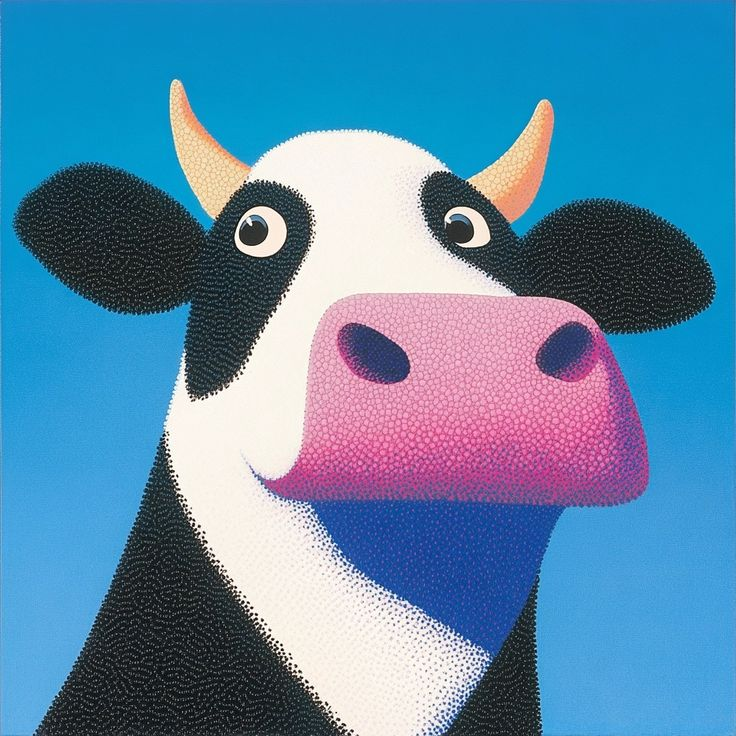
%> input picture img/cow.png, 736 x 736 px; its folder holds only this picture in this run
$ octave main.m   (GNU Octave 9; MATLAB toolbox functions it lacks are replaced by stand-ins)
%> lines starting %> are read from the running program, lines starting %| are printed output that depends on the picture
### preprocesamiento.m
function [imagenes_procesadas, archivos] = preprocesamiento()
    carpeta_imagenes = 'img/';
    archivos = dir([carpeta_imagenes '*.png']);
    num_imagenes = length(archivos);
    imagenes_procesadas = cell(num_imagenes, 1);
    tam_estandar = [256, 256]; % tamaño estándar para redimensionar las imágenes

    for i = 1:num_imagenes
        img_original = imread([carpeta_imagenes archivos(i).name]);
%> img_original is the input picture: size 736x736x3 uint8; mean R, G, B 88.5, 136.6, 170.9
        img_redim = imresize(img_original, tam_estandar);
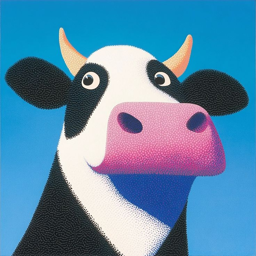
%> img_redim: size 256x256x3 uint8; mean R, G, B 88.5, 136.6, 170.9
        img_hsv = rgb2hsv(img_redim);
%> img_hsv: size 256x256x3 double; mean H, S, V 0.526, 0.547, 0.701
        imagenes_procesadas{i} = img_hsv;

        % mostrar histograma hsv por cada imagen
        figure;
        subplot(2,2,1);
        imshow(img_hsv);
        xlabel('Imagen HSV');
        subplot(2,2,2);
        imhist(img_hsv(:,:,1));
        xlabel('Canal Hue');
        subplot(2,2,3);
        imhist(img_hsv(:,:,2));
        xlabel('Canal Saturation');
        subplot(2,2,4);
        imhist(img_hsv(:,:,3));
        xlabel('Canal Value');
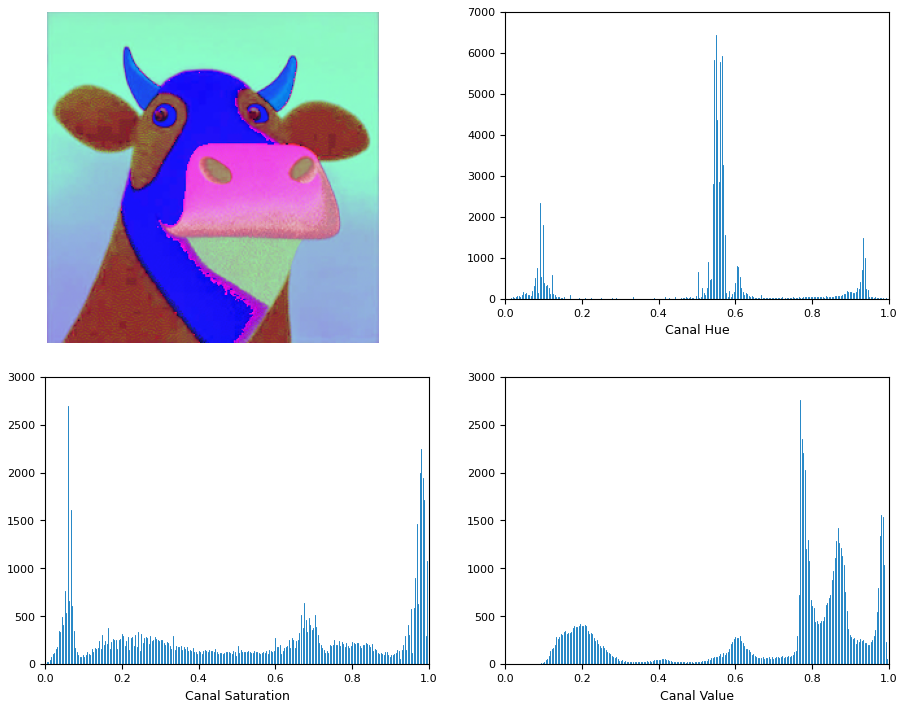
%> figure redrawn from the program's plot data, 4 panels

        fprintf('Imagen %d/%d procesada: %s\n', i, num_imagenes, archivos(i).name);
    end
    disp('Preprocesamiento completado.');
end

### color_dominante.m
function [colores_dominantes, histogramas, indices_orden] = color_dominante(imagenes_procesadas)
%paso 2: functión para determinar el color dominante de las imágenes procesadas

num_imagenes = length(imagenes_procesadas);
colores_dominantes = zeros(num_imagenes, 1);
histogramas = cell(num_imagenes, 1);
num_bins = 64; % número de divisiones para el histograma

for i = 1:num_imagenes
    % extraer componente hue
    hue = imagenes_procesadas{i}(:,:,1);

    % calcular histograma
    histograma = histcounts(hue(:), linspace(0, 1, num_bins+1));
    histogramas{i} = histograma;
    %
    figure;
    bar(linspace(0, 1, num_bins), histograma, 'FaceColor', 'm');
    title(sprintf('Histograma de Hue - Imagen %d', i));
    xlabel('Valor Hue (0 a 1)');
    ylabel('Frecuencia');
    %
    if max(histograma) == histograma(1) && sum(histograma > 0) < 3
        colores_dominantes(i) = NaN;
    else
        % encontrar pico (color dominante)
        [~, idx] = max(histograma);
        colores_dominantes(i) = (idx-1)/num_bins;
    end

    % mostrar progreso
    fprintf('Color dominante imagen %d: %.2f\n', i, colores_dominantes(i));
end

% ordenar las imágenes por color dominante
[colores_ordenados, indices_orden] = sort(colores_dominantes);

disp('Color dominante calculado para todas las imágenes.');
end

### grafo_similitud.m
function [grupos, matriz_adyacencia] = grafo_similitud(colores_dominantes, umbral, imagenes_procesadas)
    %paso 3: función para construir el grafo de similitud y encontrar grupos de imágenes
    if nargin < 3
        imagenes_procesadas = [];
    end

    num_imagenes = length(colores_dominantes);
    matriz_adyacencia = zeros(num_imagenes);

    % construir matriz de adyacencia
    for i = 1:num_imagenes
        for j = i+1:num_imagenes
            diferencia = abs(colores_dominantes(i) - colores_dominantes(j));
            if diferencia < umbral
                matriz_adyacencia(i,j) = 1;
                matriz_adyacencia(j,i) = 1;
            end
        end
    end

    % bfs para encontrar componentes conectados
    visitado = zeros(num_imagenes, 1);
    grupos = {};
    id_grupo = 0;

    for i = 1:num_imagenes
        if ~visitado(i)
            id_grupo = id_grupo + 1;
            cola = i;
            visitado(i) = 1;
            grupos{id_grupo} = i;

            while ~isempty(cola)
                actual = cola(1);
                cola(1) = [];

                vecinos = find(matriz_adyacencia(actual, :) == 1);
                for v = vecinos
                    if ~visitado(v)
                        visitado(v) = 1;
                        grupos{id_grupo} = [grupos{id_grupo}, v];
                        cola = [cola, v];
                    end
                end
            end
        end
    end

    % añadir encabezados con nombres de colores a cada grupo
    for g = 1:length(grupos)
        % calcular el color promedio del grupo
        color_promedio = mean(colores_dominantes(grupos{g}));

        % convertir valor numérico a nombre de color
        nombre_color = obtener_nombre_color(color_promedio);

        % mostrar información del grupo
        disp(['Grupo ' num2str(g) ': ' nombre_color ' - Contiene ' num2str(length(grupos{g})) ' imágenes']);
    end

    disp(['Se formaron ' num2str(id_grupo) ' grupos de imágenes similares.']);

    % visualizar los grupos con gráficos si hay imágenes disponibles
    if ~isempty(imagenes_procesadas)
        visualizar_grupos(grupos, colores_dominantes, imagenes_procesadas);
    end
end

function nombre = obtener_nombre_color(valor_hue)
    if valor_hue < 0.05 || valor_hue >= 0.95
        nombre = 'Rojo';
    elseif valor_hue < 0.10
        nombre = 'Rojo-Naranja';
    elseif valor_hue < 0.16
        nombre = 'Naranja';
    elseif valor_hue < 0.25
        nombre = 'Amarillo';
    elseif valor_hue < 0.35
        nombre = 'Verde-Limón';
    elseif valor_hue < 0.45
        nombre = 'Verde';
    elseif valor_hue < 0.55
        nombre = 'Verde-Azulado';
    elseif valor_hue < 0.65
        nombre = 'Azul-Celeste';
    elseif valor_hue < 0.75
        nombre = 'Azul';
    elseif valor_hue < 0.85
        nombre = 'Azul-Violeta';
    elseif valor_hue < 0.95
        nombre = 'Violeta';
    end
end

function visualizar_grupos(grupos, colores_dominantes, imagenes_procesadas)
    % función para visualizar los grupos de imágenes
    num_grupos = length(grupos);

    % calcular distribución de figuras (filas y columnas)
    filas = ceil(sqrt(num_grupos));
    cols = ceil(num_grupos/filas);

    figure('Name', 'Grupos de Imágenes por Similitud de Color', 'Position', [100, 100, 1000, 800]);

    for g = 1:num_grupos
        subplot(filas, cols, g);

        % bbtener imágenes del grupo
        indices = grupos{g};
        num_imgs = length(indices);

        % calcular distribución para este grupo
        tam_panel = ceil(sqrt(num_imgs));

        % crear mosaico de imágenes
        montaje = zeros(tam_panel*64, tam_panel*64, 3);

        for i = 1:num_imgs
            if i <= tam_panel*tam_panel
                idx = indices(i);
                img = imagenes_procesadas{idx};

                % redimensionar imagen para el mosaico
                img_resized = imresize(img, [64 64]);

                % calcular posición en el mosaico
                row = floor((i-1)/tam_panel);
                col = mod(i-1, tam_panel);

                % colocar imagen en el mosaico
                montaje(row*64+1:(row+1)*64, col*64+1:(col+1)*64, :) = img_resized;
            end
        end

        % mostrar el mosaico
        imshow(montaje);

        % obtener nombre del color del grupo
        color_promedio = mean(colores_dominantes(indices));
        nombre_color = obtener_nombre_color(color_promedio);

        % añadir título
        title(['Grupo ' num2str(g) ': ' nombre_color ' (' num2str(num_imgs) ' imágenes)']);
    end
end

### optimizacion.m
function [colores_optimizados, hist_acumulativos] = optimizacion(imagenes_procesadas, histogramas)
%paso 4: función para optimizar histogramas acumulativos

num_imagenes = length(imagenes_procesadas);
colores_optimizados = zeros(num_imagenes, 1);

hist_acumulativos = containers.Map('KeyType', 'char', 'ValueType', 'any');
% crear un histograma acumulativo global
hist_acumulativo_global = zeros(size(histogramas{1}));
umbral_similitud = 0.9; % para considerar histogramas similares

for i = 1:num_imagenes
    % buscar histograma similar existente
    claves = keys(hist_acumulativos);
    encontrado = false;

    for k = 1:length(claves)
        hist_almacenado = hist_acumulativos(claves{k});
        correlacion = corrcoef(histogramas{i}, hist_almacenado);

        if correlacion(1,2) > umbral_similitud
            % usar el histograma existente
            [~, idx] = max(hist_almacenado);
            colores_optimizados(i) = (idx-1)/length(histogramas{i});
            encontrado = true;
            % Acumular histograma en el global
            hist_acumulativo_global = hist_acumulativo_global + histogramas{i};
            break;
        end
    end

    if ~encontrado
        % calcular y almacenar nuevo histograma
        hue = imagenes_procesadas{i}(:,:,1);
        hist_nuevo = histcounts(hue(:), linspace(0, 1, length(histogramas{i})+1));
        clave = ['hist_' num2str(i)];
        hist_acumulativos(clave) = hist_nuevo;

        % Acumular en el histograma global
        hist_acumulativo_global = hist_acumulativo_global + hist_nuevo;

        % determinar color dominante
        [~, idx] = max(hist_nuevo);
        colores_optimizados(i) = (idx-1)/length(hist_nuevo);
    end
end

% almacenar el histograma acumulativo global
hist_acumulativos('acumulativo_global') = hist_acumulativo_global;

disp('Optimización con histogramas acumulativos completada.');
end

### visualizacion.m
function visualizacion(imagenes_procesadas, indices_orden, grupos, archivos)
% paso 5: función para mostrar los resultados de análisis
num_imagenes = length(imagenes_procesadas);

%figura 1: imgs ordenadas por color dominante
figure('Name', 'Imágenes ordenadas por color dominante', 'NumberTitle', 'off');
set(gcf, 'Position', [100, 100, 1200, 800]);

num_mostrar = min(12, num_imagenes);
for i = 1:num_mostrar
    subplot(3, 4, i);
    img_idx = indices_orden(i);
    img_rgb = hsv2rgb(imagenes_procesadas{img_idx});
    imshow(img_rgb);
    title(sprintf('%s\nColor: %.2f', archivos(img_idx).name, ...
        mean(imagenes_procesadas{img_idx}(:,:,1), 'all')));
end

%figura 2: imgs agrupadas por similitud
figure('Name', 'Grupos de imágenes similares', 'NumberTitle', 'off');
set(gcf, 'Position', [100, 100, 1200, 600]);

num_grupos_mostrar = min(3, length(grupos));
for g = 1:num_grupos_mostrar
    subplot(num_grupos_mostrar, 1, g);
    grupo_actual = grupos{g};
    num_img_grupo = min(5, length(grupo_actual));

    %mosaico horizontal de imágenes del grupo
    mosaico = [];
    for j = 1:num_img_grupo
        img_rgb = hsv2rgb(imagenes_procesadas{grupo_actual(j)});
        if isempty(mosaico)
            mosaico = img_rgb;
        else
            mosaico = [mosaico, ones(size(img_rgb,1), 10, 3), img_rgb];
        end
    end

    imshow(mosaico);
    title(sprintf('Grupo %d - %d imágenes', g, length(grupo_actual)));
end

if ~exist('resultados', 'dir')
    mkdir('resultados');
end

for g = 1:length(grupos)
    grupo_dir = sprintf('resultados/grupo_%02d', g);
    if ~exist(grupo_dir, 'dir')
        mkdir(grupo_dir);
    end

    for idx = grupos{g}
        img_rgb = hsv2rgb(imagenes_procesadas{idx});
        imwrite(img_rgb, fullfile(grupo_dir, archivos(idx).name));
    end
end

disp('Resultados guardados en carpeta "resultados".');
end

### main.m
clc; clear; close all;
% paso 1: script principal que ejecuta todo el flujo de trabajo

% cargar y preprocesar las imágenes
[imagenes_procesadas, archivos] = preprocesamiento();
%> imagenes_procesadas = 1 item; archivos = {bytes 992138, isdir false, datenum 0}

% determinar el color dominante de las imágenes
[colores_dominantes, histogramas, indices_orden] = color_dominante(imagenes_procesadas);
%> in color_dominante, `num_imagenes = length(imagenes_procesadas);`: num_imagenes = 1
%> in color_dominante, `histogramas = cell(num_imagenes, 1);`: histogramas = {[]}
%> the loop in color_dominante, `for i = 1:num_imagenes` made 1 pass
%> idx on pass 1: 36
%> (printed output is left out)
%> pass 1, in color_dominante, `hue = imagenes_procesadas{i}(:,:,1);`:
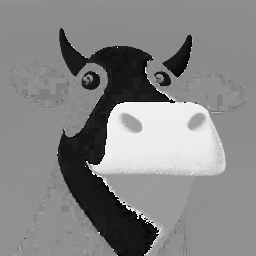
%> hue: size 256x256 double; min 0, max 0.994, mean 0.526
%> after the loop in color_dominante, `for i = 1:num_imagenes`: histogramas = 1 item
%> in color_dominante, `[colores_ordenados, indices_orden] = sort(colores_dominantes);`: colores_ordenados = 0.547; indices_orden = 1
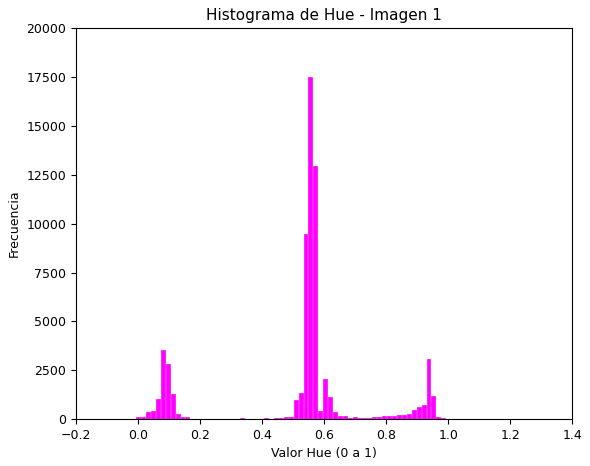
%> figure redrawn from the program's plot data; tallest bar 17502 high, from x = 0.549 to 0.562
%> colores_dominantes = 0.547; histogramas = 1 item; indices_orden = 1

% crear un grafo de similitud entre las imágenes
umbral_similitud = 0.1; % se puede ajustar
[grupos, matriz_adyacencia] = grafo_similitud(colores_dominantes, umbral_similitud, imagenes_procesadas);
%> the loop in grafo_similitud, `for i = 1:num_imagenes` made 1 pass
%> the loop in grafo_similitud, `for i = 1:num_imagenes` made 1 pass
%> id_grupo on pass 1: 1
%> after the loop in grafo_similitud, `for i = 1:num_imagenes`: grupos = {1}
%> the loop in grafo_similitud, `for g = 1:length(grupos)` made 1 pass
%> (color_promedio, nombre in obtener_nombre_color, nombre_color) on pass 1: (0.547, 'Verde-Azulado', 'Verde-Azulado')
%> (printed output is left out)
%| Se formaron 1 grupos de imágenes similares.
%> in visualizar_grupos, `num_grupos = length(grupos);`: num_grupos = 1
%> the loop in visualizar_grupos, `for g = 1:num_grupos` made 1 pass
%> (indices, num_imgs, tam_panel, color_promedio, nombre in obtener_nombre_color, nombre_color) on pass 1: (1, 1, 1, 0.547, 'Verde-Azulado', 'Verde-Azulado')
%> pass 1, in visualizar_grupos, `imshow(montaje);`:
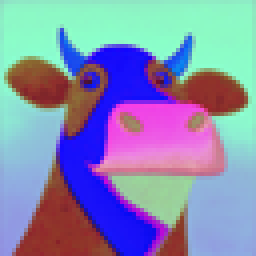
%> displayed picture: size 64x64x3, on the screen's scale of 0 to 255 (shown 4 times larger); mean R, G, B 134.1, 139.6, 178.8
%> after the loop in visualizar_grupos, `for g = 1:num_grupos`: col = 0; idx = 1; row = 0
%> grupos = {1}; matriz_adyacencia = 0

%optimizar con histogramas acumulativos
[colores_optimizados, hist_acumulativos] = optimizacion(imagenes_procesadas, histogramas);
%> the loop in optimizacion, `for i = 1:num_imagenes` made 1 pass
%> after the loop in optimizacion, `for i = 1:num_imagenes`: hist_acumulativo_global = 64 values, max 17502 at index 36, min 0 at index 21, mean 1024; hist_nuevo has the same summary as hist_acumulativo_global
%> colores_optimizados = 0.547

% visualizar los resultados
visualizacion(imagenes_procesadas, indices_orden, grupos, archivos);
%> in visualizacion, `num_mostrar = min(12, num_imagenes);`: num_mostrar = 1
%> the loop in visualizacion, `for i = 1:num_mostrar` made 1 pass
%> img_idx on pass 1: 1
%> the loop in visualizacion, `for g = 1:num_grupos_mostrar` made 1 pass
%> the loop in visualizacion, `for g = 1:length(grupos)` made 1 pass

$ run again, on img/sir.png
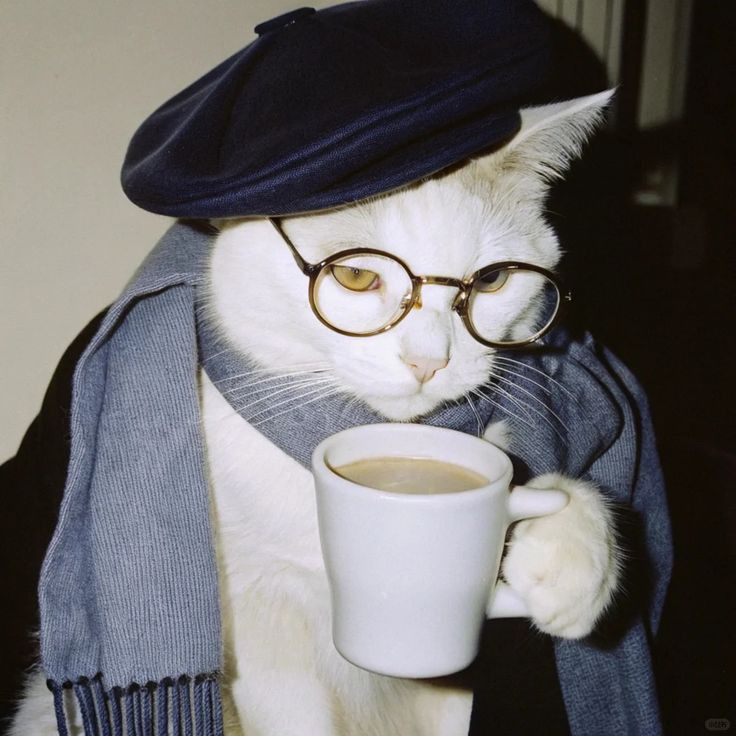
%> input picture img/sir.png, 736 x 736 px
%> in preprocesamiento, img_original is the input picture: size 736x736x3 uint8; mean R, G, B 111.1, 109.1, 110.3
%> img_hsv: size 256x256x3 double; mean H, S, V 0.406, 0.233, 0.461
%> imagenes_procesadas = 1 item; archivos = {bytes 949142, isdir false, datenum 0}
%> num_imagenes = 1
%> in color_dominante, `histogramas = cell(num_imagenes, 1);`: histogramas = {[]}
%> the loop in color_dominante, `for i = 1:num_imagenes` made 1 pass
%> idx on pass 1: 8
%> (printed output is left out)
%> after the loop in color_dominante, `for i = 1:num_imagenes`: histogramas = 1 item
%> in color_dominante, `[colores_ordenados, indices_orden] = sort(colores_dominantes);`: colores_ordenados = 0.109; indices_orden = 1
%> `[colores_dominantes, histogramas, indices_orden] = color_dominante(ima..`:
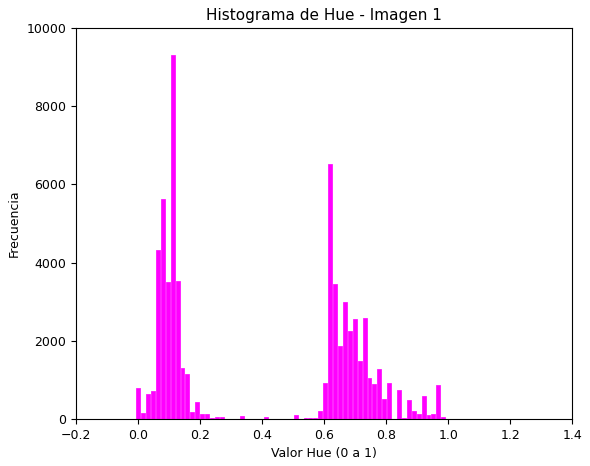
%> figure redrawn from the program's plot data; tallest bar 9298 high, from x = 0.105 to 0.117
%> `[colores_dominantes, histogramas, indices_orden] = color_dominante(ima..`: colores_dominantes = 0.109; histogramas = 1 item; indices_orden = 1
%> the loop in grafo_similitud, `for i = 1:num_imagenes` made 1 pass
%> the loop in grafo_similitud, `for i = 1:num_imagenes` made 1 pass
%> id_grupo on pass 1: 1
%> after the loop in grafo_similitud, `for i = 1:num_imagenes`: grupos = {1}
%> the loop in grafo_similitud, `for g = 1:length(grupos)` made 1 pass
%> (color_promedio, nombre in obtener_nombre_color, nombre_color) on pass 1: (0.109, 'Naranja', 'Naranja')
%> (printed output is left out)
%| Se formaron 1 grupos de imágenes similares.
%> num_grupos = 1
%> the loop in visualizar_grupos, `for g = 1:num_grupos` made 1 pass
%> (indices, num_imgs, tam_panel, color_promedio, nombre in obtener_nombre_color, nombre_color) on pass 1: (1, 1, 1, 0.109, 'Naranja', 'Naranja')
%> pass 1, in visualizar_grupos, `imshow(montaje);`:
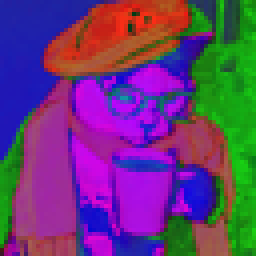
%> displayed picture: size 64x64x3, on the screen's scale of 0 to 255 (shown 4 times larger); mean R, G, B 103.7, 59.5, 117.6
%> after the loop in visualizar_grupos, `for g = 1:num_grupos`: col = 0; idx = 1; row = 0
%> `[grupos, matriz_adyacencia] = grafo_similitud(colores_dominantes, umbr..`: grupos = {1}; matriz_adyacencia = 0
%> the loop in optimizacion, `for i = 1:num_imagenes` made 1 pass
%> after the loop in optimizacion, `for i = 1:num_imagenes`: hist_acumulativo_global = 64 values, max 9298 at index 8, min 0 at index 21, mean 1024; hist_nuevo has the same summary as hist_acumulativo_global
%> colores_optimizados = 0.109
%> num_mostrar = 1
%> the loop in visualizacion, `for i = 1:num_mostrar` made 1 pass
%> img_idx on pass 1: 1
%> the loop in visualizacion, `for g = 1:num_grupos_mostrar` made 1 pass
%> the loop in visualizacion, `for g = 1:length(grupos)` made 1 pass
